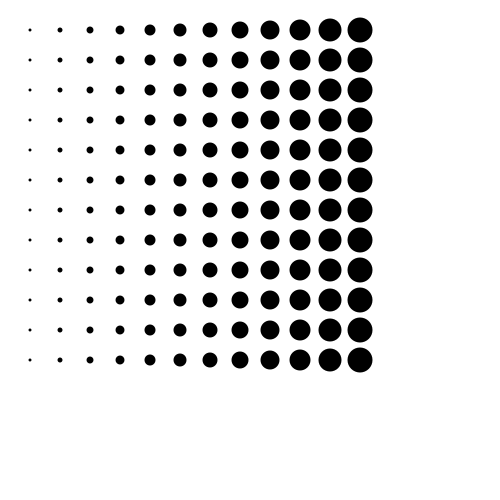
Frame 1 (no input)
Frame 60 (the mouse pressed at the canvas centre just before this capture): identical to frame 1, image omitted
Frame 120 (the mouse held since frame 60 and released just before this capture): identical to frame 1, image omitted

The Processing sketch that drew this single still picture (run headless with seeded random() and noise(); from frame 60 on, the mouse is pressed at the canvas centre):

// Processing sketch: circlePlane
// ── circlePlane.pde
int _x=500,_y=500;
int x = 30;
int y = 30;
int dx = 30;
int d = 3;
int dd = 2;
int n = 12;   
int yn = 12;
int dy = 30;

void settings(){
    size(_x, _y);
}

void setup() {
}

void draw(){
    noStroke();
    background(255, 255, 255);
    fill(0, 0, 0);
    x=30;
    d=3;
    y=30;
    for(int h = 0;h<n;h++){
        for(int i = 0; i < n; i++) {
            ellipse(x, y, d, d);
            x = x + dx;
            d = d + dd;
        }
        y+=dy;
        x=30;
        d = 3;
    }
}
